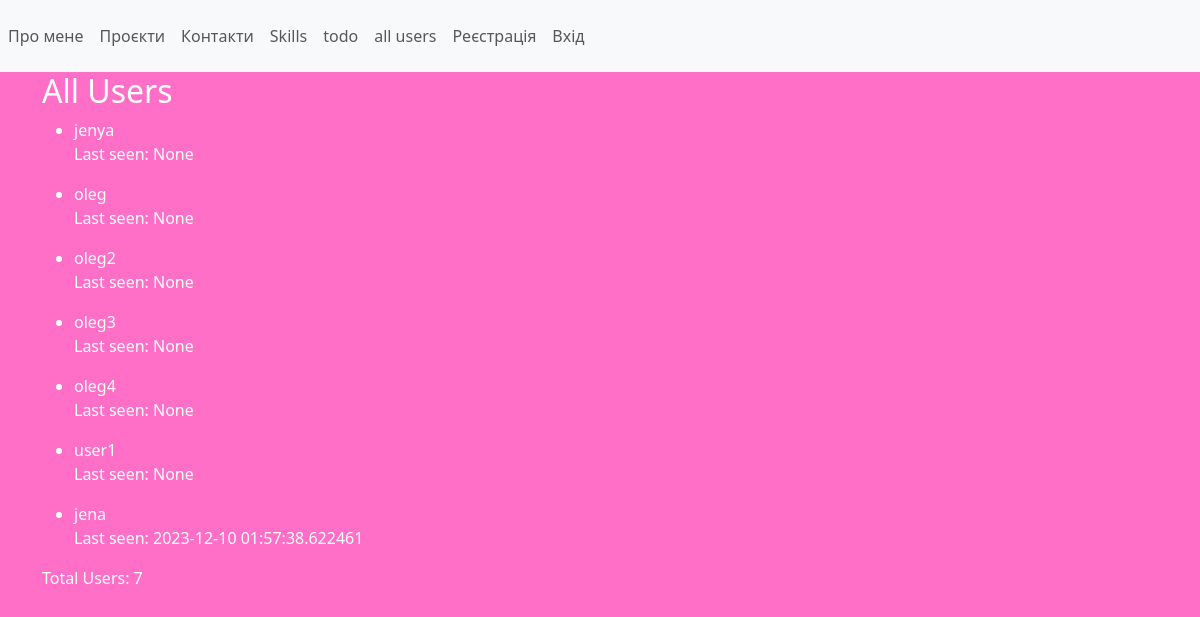
/users, run on an earlier commit of the app's database.
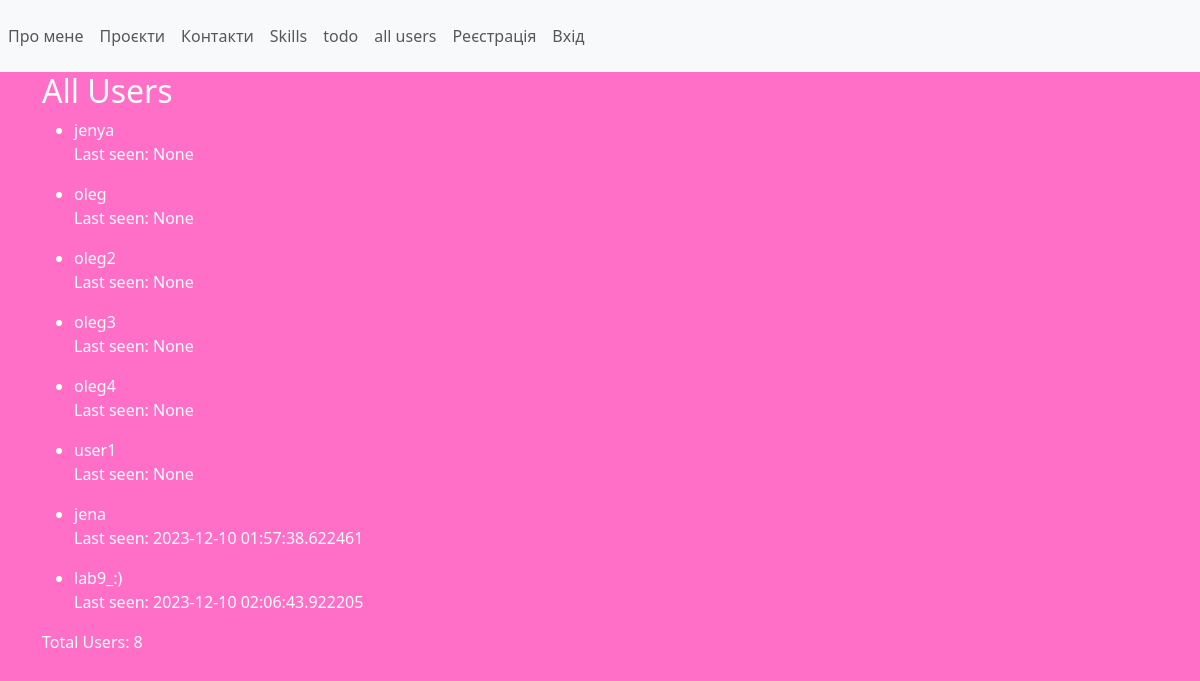
And on a later commit of the database.
### app/models.py (models this page shows, shortened)
class User(UserMixin, db.Model):
    id = db.Column(db.Integer, primary_key=True)
    username = db.Column(db.String(50), unique=True, nullable=False)
    email = db.Column(db.String(120), unique=True, nullable=False)
    password_hash = db.Column(db.String(128), nullable=False)
    image_file = db.Column(db.String(20), server_default='default.jpg', nullable=False)
    about_me = db.Column(db.String(140))
    last_seen = db.Column(db.DateTime, default=datetime.utcnow)

### app/views.py (the view)
@app.route('/users')
def users():
    users = User.query.all()
    return render_template('users.html', users=users, navigation=navigation)

### app/views.py (called while the page is built)
@app.after_request
def after_request(response):
    if current_user.is_authenticated:
        current_user.last_seen = datetime.now()
        try:
            db.session.commit()
        except:
            flash('Error while updating user last seen!', 'danger')
    return response

### app/templates/users.html
{% extends "base.html" %}
{% block content %}
<h2>All Users</h2>
{% if users %}
<ul>
    {% for user in users %}
    <li>{{ user.username }}</li>
    <p>Last seen: {{ user.last_seen }}</p>
    {% endfor %}
</ul>
<p>Total Users: {{ users|length }}</p>
{% else %}
<p>No registered users.</p>
{% endif %}
{% endblock %}

### app/templates/base.html (shortened to what this page needs)
<!DOCTYPE html>
<html>
<head>
    <link rel="stylesheet" type="text/css" href="{{ url_for('static', filename='css/bootstrap-5.3.2-dist/css/bootstrap.css') }}">
    <link rel="stylesheet" type="text/css" href="{{ url_for('static', filename='css/styles.css') }}">
</head>
<body>
    {% include 'navigation.html' %}
    <div class="container">
        {% block content %}{% endblock %}
    </div>
</body>
</html>

### app/templates/navigation.html (shortened to what this page needs)
<!DOCTYPE html>
<html lang="en">
<head>
</head>
<body>
<nav class="navbar navbar-expand-lg navbar-light bg-light">
    <ul class="navbar-nav">
        {% for page, link in navigation.items() %}
            <li class="nav-item">
                <a class="nav-link" href="{{ url_for(link) }}">{{ page }}</a>
            </li>
        {% endfor %}
    </ul>
    <nav class="navbar navbar-expand-lg navbar-light bg-light">
        <ul class="navbar-nav">
            {% if current_user.is_authenticated %}
            <li class="nav-item">
                <a class="nav-link" href="{{ url_for('account') }}">Мій профіль</a>
            </li>
            <li class="nav-item">
                <a class="nav-link" href="{{ url_for('logout') }}">Вихід</a>
            </li>
            {% else %}
            <li class="nav-item">
                <a class="nav-link" href="{{ url_for('register') }}">Реєстрація</a>
            </li>
            <li class="nav-item">
                <a class="nav-link" href="{{ url_for('login') }}">Вхід</a>
            </li>
            {% endif %}
        </ul>
    </nav>
</nav>
</body>
</html>

### app/static/css/styles.css (style rules this page uses)
body { background-color: #ff6ec7; color: #fff; }
.navbar { background-color: #ff3d74; color: #fff; }
h1, h2, h3, h4, h5, h6 { animation: pulse 2s infinite; }

What changed in the data, as far as the page shows it:
added User: username "lab9_:)", last_seen "2023-12-10 02:06:43.922205"
Also different on the page:
{{ users|length }}: "7" → "8"
